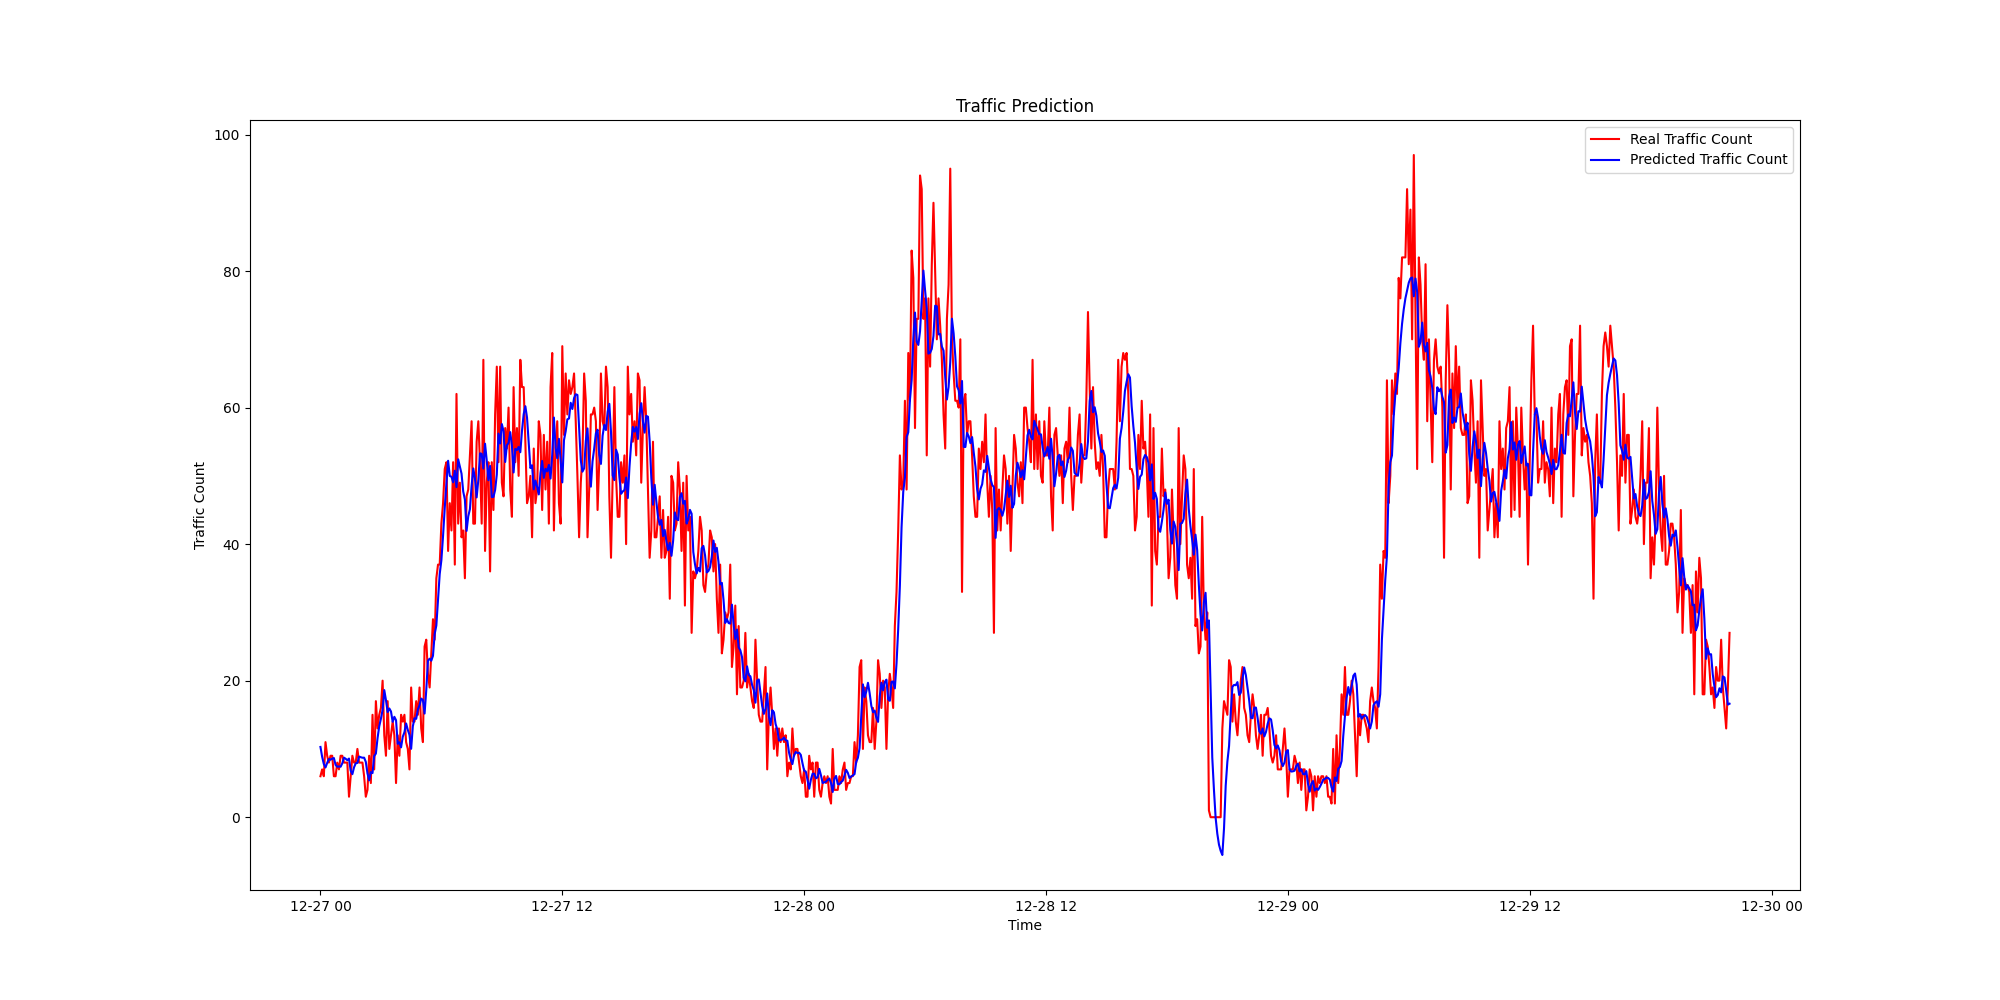

Here is the Python script that generated this plot:
# RNN
import json
import os

import pandas as pd
import numpy as np
from sklearn.preprocessing import MinMaxScaler
from sklearn.metrics import mean_squared_error, r2_score
from tensorflow.keras.models import Sequential
from tensorflow.keras.layers import SimpleRNN, Dense
import matplotlib.pyplot as plt
from tensorflow.python.keras.callbacks import Callback

file_path = '../resource/train27303.csv'
metrics_path = '../res/RNN/rnn_metrics.json'
time_step = 24
train_epoch = 10
batch_size = 32
training_rate = 0.8


class CustomSaveCallback(Callback):
    def __init__(self, x_test, y_test, scaler, best_r2):
        super().__init__()
        self.x_test = x_test
        self.y_test = y_test
        self.scaler = scaler
        self.best_r2 = best_r2
        self.best_predictions = None

    def on_epoch_end(self, epoch, logs=None):
        predictions = self.model.predict(self.x_test)
        predictions = self.scaler.inverse_transform(predictions)
        y_true = self.scaler.inverse_transform(self.y_test.reshape(-1, 1))

        r2 = r2_score(y_true, predictions)

        if r2 > self.best_r2:
            self.best_r2 = r2
            self.best_predictions = predictions
            model_path = f'../res/RNN/rnn_model.h5'
            self.model.save(model_path)

            metrics_data = {
                "epoch": epoch + 1,
                "r2_score": r2,
                "mse": mean_squared_error(y_true, predictions),
                "rmse": np.sqrt(mean_squared_error(y_true, predictions))
            }
            with open(metrics_path, 'w') as f:
                json.dump(metrics_data, f, indent=4)

            print(f'\n[Mô hình đã lưu], R²: {r2:.4f}, File: {model_path}')


def load_best_metrics():
    if os.path.exists(metrics_path):
        with open(metrics_path, 'r') as f:
            metrics = json.load(f)
        print(f"[Load model seccussfully]")
        print(f"Epoch: {metrics['epoch']}")
        print(f"R²: {metrics['r2_score']:.4f}")
        print(f"MSE: {metrics['mse']:.2f}")
        print(f"RMSE: {metrics['rmse']:.2f}")
        return metrics
    else:
        print("[Not found model]")
        return None


def plot(test_data, y_test, best_predictions):
    if best_predictions is None:
        print('No model to plot')
        return
    mse = mean_squared_error(y_test, best_predictions)
    rmse = np.sqrt(mse)
    r2 = r2_score(y_test, best_predictions)

    print(f'MSE: {mse}')
    print(f'RMSE: {rmse}')
    print(f'R²: {r2}')

    plt.figure(figsize=(20, 10))

    if len(test_data['timestamp']) > len(y_test):
        test_data = test_data.iloc[:len(y_test)]

    plt.plot(test_data['timestamp'], y_test, label='Real Traffic Count', color='red')
    plt.plot(test_data['timestamp'], best_predictions, label='Predicted Traffic Count', color='blue')
    plt.xlabel('Time')
    plt.ylabel('Traffic Count')
    plt.title('Traffic Prediction')
    plt.legend()
    plt.savefig('../res/RNN/rnn.png')
    plt.close()


def read_data():
    data = pd.read_csv(file_path)
    data['timestamp'] = pd.to_datetime(data['timestamp'])
    data.sort_values('timestamp', inplace=True)

    train_data = data[data['timestamp'] < '2015-12-27']
    test_data = data[(data['timestamp'] >= '2015-12-27') & (data['timestamp'] <= '2015-12-30')]

    train_traffic = train_data['hourly_traffic_count'].values.reshape(-1, 1)
    test_traffic = test_data['hourly_traffic_count'].values.reshape(-1, 1)

    scaler = MinMaxScaler(feature_range=(0, 1))
    train_scaled = scaler.fit_transform(train_traffic)
    test_scaled = scaler.transform(test_traffic)

    return test_data, train_scaled, test_scaled, scaler


def create_dataset(dataset, time_step=1):
    X, y = [], []
    for i in range(len(dataset) - time_step - 1):
        a = dataset[i:(i + time_step), 0]
        X.append(a)
        y.append(dataset[i + time_step, 0])
    return np.array(X), np.array(y)


def train():
    test_data, train_scaled, test_scaled, scaler = read_data()
    x_train, y_train = create_dataset(train_scaled, time_step)
    x_test, y_test = create_dataset(test_scaled, time_step)

    x_train = x_train.reshape(x_train.shape[0], x_train.shape[1], 1)
    x_test = x_test.reshape(x_test.shape[0], x_test.shape[1], 1)

    model = Sequential()
    model.add(SimpleRNN(50, return_sequences=True, input_shape=(time_step, 1)))
    model.add(SimpleRNN(50, return_sequences=False))
    model.add(Dense(1))
    model.compile(optimizer='adam', loss='mean_squared_error')

    best_metrics = load_best_metrics()
    save_callback = CustomSaveCallback(x_test, y_test, scaler, best_metrics['r2_score'] if best_metrics else -np.inf)
    model.fit(
        x_train,
        y_train,
        epochs=train_epoch,
        batch_size=batch_size,
        verbose=1,
        callbacks=save_callback
    )

    return test_data, save_callback.scaler.inverse_transform(
        save_callback.y_test.reshape(-1, 1)), save_callback.best_predictions


if __name__ == '__main__':
    test_data, y_test, test_predict = train()
    plot(test_data, y_test, test_predict)
